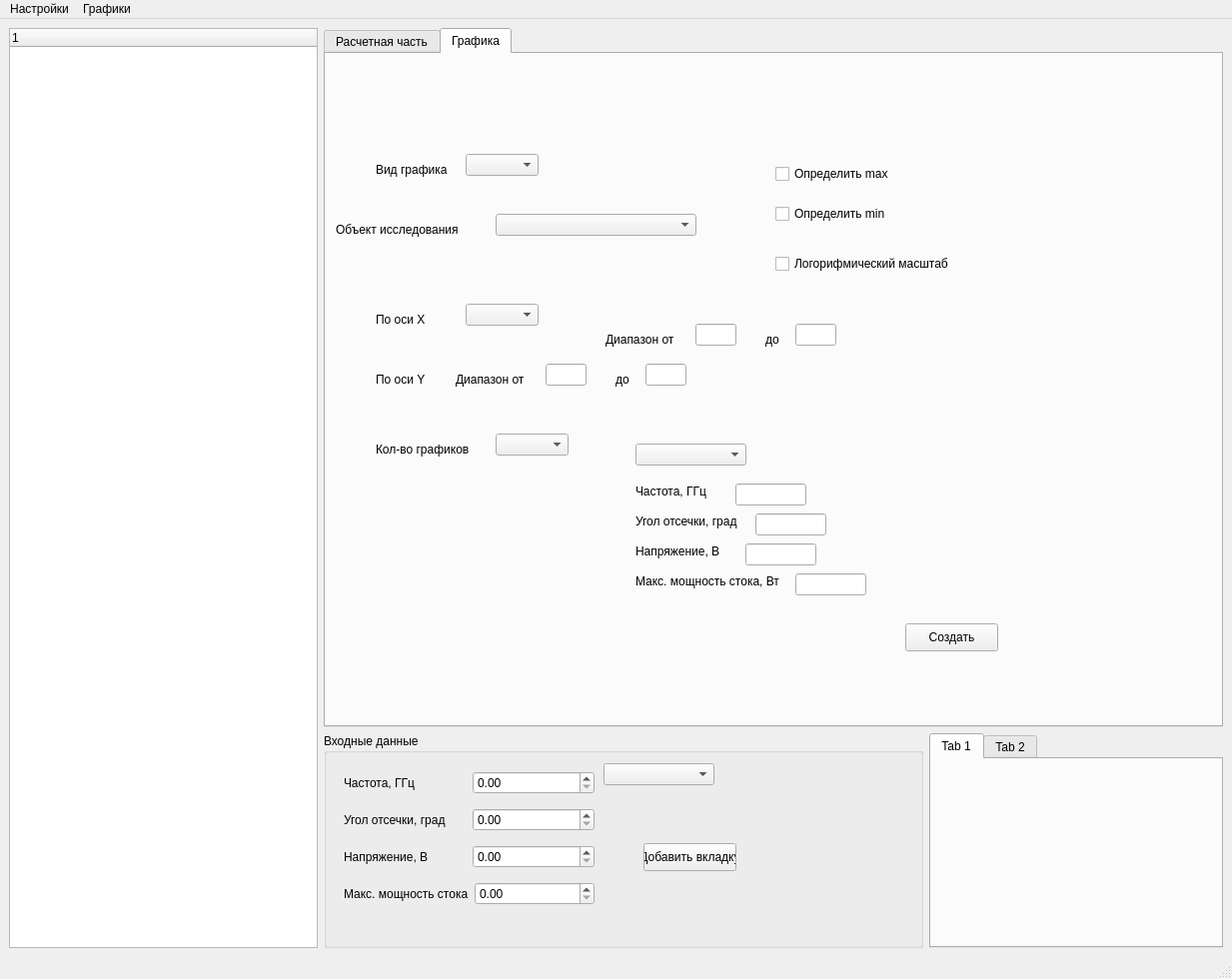
<?xml version="1.0" encoding="UTF-8"?>
<ui version="4.0">
 <class>MainWindow</class>
 <widget class="QMainWindow" name="MainWindow">
  <property name="geometry">
   <rect>
    <x>0</x>
    <y>0</y>
    <width>1233</width>
    <height>980</height>
   </rect>
  </property>
  <property name="windowTitle">
   <string>ShottkiLab</string>
  </property>
  <widget class="QWidget" name="centralwidget">
   <layout class="QHBoxLayout" name="horizontalLayout_3">
    <item>
     <layout class="QHBoxLayout" name="horizontalLayout_2">
      <item>
       <widget class="QTreeWidget" name="treeWidget">
        <property name="minimumSize">
         <size>
          <width>300</width>
          <height>0</height>
         </size>
        </property>
        <property name="maximumSize">
         <size>
          <width>500</width>
          <height>16777215</height>
         </size>
        </property>
        <column>
         <property name="text">
          <string notr="true">1</string>
         </property>
        </column>
       </widget>
      </item>
      <item>
       <layout class="QVBoxLayout" name="verticalLayout">
        <item>
         <widget class="QTabWidget" name="tabWidget">
          <property name="minimumSize">
           <size>
            <width>900</width>
            <height>700</height>
           </size>
          </property>
          <property name="maximumSize">
           <size>
            <width>100000</width>
            <height>100000</height>
           </size>
          </property>
          <property name="currentIndex">
           <number>1</number>
          </property>
          <property name="documentMode">
           <bool>false</bool>
          </property>
          <property name="tabsClosable">
           <bool>false</bool>
          </property>
          <property name="movable">
           <bool>true</bool>
          </property>
          <property name="tabBarAutoHide">
           <bool>false</bool>
          </property>
          <widget class="QWidget" name="tab">
           <attribute name="title">
            <string>Расчетная часть</string>
           </attribute>
           <layout class="QHBoxLayout" name="horizontalLayout_4">
            <item>
             <widget class="QListWidget" name="listWidget">
              <property name="font">
               <font>
                <family>Arial</family>
                <pointsize>11</pointsize>
               </font>
              </property>
              <property name="layoutDirection">
               <enum>Qt::LeftToRight</enum>
              </property>
             </widget>
            </item>
           </layout>
          </widget>
          <widget class="QWidget" name="tab_2">
           <attribute name="title">
            <string>Графика</string>
           </attribute>
           <widget class="QLabel" name="label_5">
            <property name="geometry">
             <rect>
              <x>50</x>
              <y>100</y>
              <width>81</width>
              <height>31</height>
             </rect>
            </property>
            <property name="text">
             <string>Вид графика</string>
            </property>
           </widget>
           <widget class="QComboBox" name="comboBox_2">
            <property name="geometry">
             <rect>
              <x>140</x>
              <y>100</y>
              <width>73</width>
              <height>22</height>
             </rect>
            </property>
           </widget>
           <widget class="QComboBox" name="comboBox_3">
            <property name="geometry">
             <rect>
              <x>140</x>
              <y>250</y>
              <width>73</width>
              <height>22</height>
             </rect>
            </property>
           </widget>
           <widget class="QLabel" name="label_6">
            <property name="geometry">
             <rect>
              <x>50</x>
              <y>250</y>
              <width>81</width>
              <height>31</height>
             </rect>
            </property>
            <property name="text">
             <string>По оси Х</string>
            </property>
           </widget>
           <widget class="QLabel" name="label_7">
            <property name="geometry">
             <rect>
              <x>50</x>
              <y>310</y>
              <width>81</width>
              <height>31</height>
             </rect>
            </property>
            <property name="text">
             <string>По оси Y</string>
            </property>
           </widget>
           <widget class="QCheckBox" name="checkBox">
            <property name="geometry">
             <rect>
              <x>450</x>
              <y>110</y>
              <width>131</width>
              <height>20</height>
             </rect>
            </property>
            <property name="text">
             <string>Определить max</string>
            </property>
           </widget>
           <widget class="QCheckBox" name="checkBox_2">
            <property name="geometry">
             <rect>
              <x>450</x>
              <y>150</y>
              <width>131</width>
              <height>20</height>
             </rect>
            </property>
            <property name="text">
             <string>Определить min</string>
            </property>
           </widget>
           <widget class="QCheckBox" name="checkBox_3">
            <property name="geometry">
             <rect>
              <x>450</x>
              <y>200</y>
              <width>191</width>
              <height>20</height>
             </rect>
            </property>
            <property name="text">
             <string>Логорифмический масштаб</string>
            </property>
           </widget>
           <widget class="QComboBox" name="comboBox_5">
            <property name="geometry">
             <rect>
              <x>170</x>
              <y>380</y>
              <width>73</width>
              <height>22</height>
             </rect>
            </property>
           </widget>
           <widget class="QLabel" name="label_8">
            <property name="geometry">
             <rect>
              <x>50</x>
              <y>380</y>
              <width>111</width>
              <height>31</height>
             </rect>
            </property>
            <property name="text">
             <string>Кол-во графиков</string>
            </property>
           </widget>
           <widget class="QComboBox" name="comboBox_6">
            <property name="geometry">
             <rect>
              <x>170</x>
              <y>160</y>
              <width>201</width>
              <height>22</height>
             </rect>
            </property>
           </widget>
           <widget class="QLabel" name="label_9">
            <property name="geometry">
             <rect>
              <x>10</x>
              <y>160</y>
              <width>141</width>
              <height>31</height>
             </rect>
            </property>
            <property name="text">
             <string>Объект исследования</string>
            </property>
           </widget>
           <widget class="QLabel" name="label_10">
            <property name="geometry">
             <rect>
              <x>280</x>
              <y>270</y>
              <width>81</width>
              <height>31</height>
             </rect>
            </property>
            <property name="text">
             <string>Диапазон от</string>
            </property>
           </widget>
           <widget class="QLineEdit" name="lineEdit">
            <property name="geometry">
             <rect>
              <x>370</x>
              <y>270</y>
              <width>41</width>
              <height>22</height>
             </rect>
            </property>
           </widget>
           <widget class="QLineEdit" name="lineEdit_2">
            <property name="geometry">
             <rect>
              <x>470</x>
              <y>270</y>
              <width>41</width>
              <height>22</height>
             </rect>
            </property>
           </widget>
           <widget class="QLabel" name="label_11">
            <property name="geometry">
             <rect>
              <x>440</x>
              <y>270</y>
              <width>21</width>
              <height>31</height>
             </rect>
            </property>
            <property name="text">
             <string>до</string>
            </property>
           </widget>
           <widget class="QLineEdit" name="lineEdit_3">
            <property name="geometry">
             <rect>
              <x>220</x>
              <y>310</y>
              <width>41</width>
              <height>22</height>
             </rect>
            </property>
           </widget>
           <widget class="QLineEdit" name="lineEdit_4">
            <property name="geometry">
             <rect>
              <x>320</x>
              <y>310</y>
              <width>41</width>
              <height>22</height>
             </rect>
            </property>
           </widget>
           <widget class="QLabel" name="label_12">
            <property name="geometry">
             <rect>
              <x>130</x>
              <y>310</y>
              <width>81</width>
              <height>31</height>
             </rect>
            </property>
            <property name="text">
             <string>Диапазон от</string>
            </property>
           </widget>
           <widget class="QLabel" name="label_13">
            <property name="geometry">
             <rect>
              <x>290</x>
              <y>310</y>
              <width>21</width>
              <height>31</height>
             </rect>
            </property>
            <property name="text">
             <string>до</string>
            </property>
           </widget>
           <widget class="QPushButton" name="pushButton_2">
            <property name="geometry">
             <rect>
              <x>580</x>
              <y>570</y>
              <width>93</width>
              <height>28</height>
             </rect>
            </property>
            <property name="text">
             <string>Создать</string>
            </property>
           </widget>
           <widget class="QLabel" name="label_14">
            <property name="geometry">
             <rect>
              <x>310</x>
              <y>430</y>
              <width>91</width>
              <height>16</height>
             </rect>
            </property>
            <property name="text">
             <string>Частота, ГГц</string>
            </property>
           </widget>
           <widget class="QLabel" name="label_15">
            <property name="geometry">
             <rect>
              <x>310</x>
              <y>460</y>
              <width>131</width>
              <height>16</height>
             </rect>
            </property>
            <property name="text">
             <string>Угол отсечки, град</string>
            </property>
           </widget>
           <widget class="QLabel" name="label_27">
            <property name="geometry">
             <rect>
              <x>310</x>
              <y>490</y>
              <width>91</width>
              <height>16</height>
             </rect>
            </property>
            <property name="text">
             <string>Напряжение, В</string>
            </property>
           </widget>
           <widget class="QLabel" name="label_28">
            <property name="geometry">
             <rect>
              <x>310</x>
              <y>520</y>
              <width>161</width>
              <height>16</height>
             </rect>
            </property>
            <property name="text">
             <string>Макс. мощность стока, Вт</string>
            </property>
           </widget>
           <widget class="QLineEdit" name="lineEdit_9">
            <property name="geometry">
             <rect>
              <x>410</x>
              <y>430</y>
              <width>71</width>
              <height>22</height>
             </rect>
            </property>
           </widget>
           <widget class="QLineEdit" name="lineEdit_10">
            <property name="geometry">
             <rect>
              <x>430</x>
              <y>460</y>
              <width>71</width>
              <height>22</height>
             </rect>
            </property>
           </widget>
           <widget class="QLineEdit" name="lineEdit_11">
            <property name="geometry">
             <rect>
              <x>420</x>
              <y>490</y>
              <width>71</width>
              <height>22</height>
             </rect>
            </property>
           </widget>
           <widget class="QLineEdit" name="lineEdit_12">
            <property name="geometry">
             <rect>
              <x>470</x>
              <y>520</y>
              <width>71</width>
              <height>22</height>
             </rect>
            </property>
           </widget>
           <widget class="QComboBox" name="comboBox_10">
            <property name="geometry">
             <rect>
              <x>310</x>
              <y>390</y>
              <width>111</width>
              <height>22</height>
             </rect>
            </property>
           </widget>
          </widget>
         </widget>
        </item>
        <item>
         <layout class="QHBoxLayout" name="horizontalLayout">
          <item>
           <widget class="QGroupBox" name="groupBox">
            <property name="minimumSize">
             <size>
              <width>600</width>
              <height>0</height>
             </size>
            </property>
            <property name="title">
             <string>Входные данные</string>
            </property>
            <widget class="QComboBox" name="comboBox">
             <property name="geometry">
              <rect>
               <x>280</x>
               <y>30</y>
               <width>111</width>
               <height>22</height>
              </rect>
             </property>
            </widget>
            <widget class="QWidget" name="layoutWidget">
             <property name="geometry">
              <rect>
               <x>20</x>
               <y>30</y>
               <width>251</width>
               <height>151</height>
              </rect>
             </property>
             <layout class="QVBoxLayout" name="verticalLayout_2">
              <item>
               <layout class="QHBoxLayout" name="horizontalLayout_5">
                <item>
                 <widget class="QLabel" name="label">
                  <property name="text">
                   <string>Частота, ГГц</string>
                  </property>
                 </widget>
                </item>
                <item>
                 <widget class="QDoubleSpinBox" name="doubleSpinBox"/>
                </item>
               </layout>
              </item>
              <item>
               <layout class="QHBoxLayout" name="horizontalLayout_8">
                <item>
                 <widget class="QLabel" name="label_4">
                  <property name="text">
                   <string>Угол отсечки, град</string>
                  </property>
                 </widget>
                </item>
                <item>
                 <widget class="QDoubleSpinBox" name="doubleSpinBox_4"/>
                </item>
               </layout>
              </item>
              <item>
               <layout class="QHBoxLayout" name="horizontalLayout_6">
                <item>
                 <widget class="QLabel" name="label_2">
                  <property name="text">
                   <string>Напряжение, В</string>
                  </property>
                 </widget>
                </item>
                <item>
                 <widget class="QDoubleSpinBox" name="doubleSpinBox_2"/>
                </item>
               </layout>
              </item>
              <item>
               <layout class="QHBoxLayout" name="horizontalLayout_7">
                <item>
                 <widget class="QLabel" name="label_3">
                  <property name="text">
                   <string>Макс. мощность стока</string>
                  </property>
                 </widget>
                </item>
                <item>
                 <widget class="QDoubleSpinBox" name="doubleSpinBox_3"/>
                </item>
               </layout>
              </item>
             </layout>
            </widget>
            <widget class="QPushButton" name="pushButton">
             <property name="geometry">
              <rect>
               <x>320</x>
               <y>110</y>
               <width>93</width>
               <height>28</height>
              </rect>
             </property>
             <property name="text">
              <string>Добавить вкладку</string>
             </property>
            </widget>
           </widget>
          </item>
          <item>
           <widget class="QTabWidget" name="tabWidget_2">
            <property name="maximumSize">
             <size>
              <width>16777215</width>
              <height>16777215</height>
             </size>
            </property>
            <widget class="QWidget" name="tab_3">
             <attribute name="title">
              <string>Tab 1</string>
             </attribute>
            </widget>
            <widget class="QWidget" name="tab_4">
             <attribute name="title">
              <string>Tab 2</string>
             </attribute>
            </widget>
           </widget>
          </item>
         </layout>
        </item>
       </layout>
      </item>
     </layout>
    </item>
   </layout>
  </widget>
  <widget class="QMenuBar" name="menubar">
   <property name="geometry">
    <rect>
     <x>0</x>
     <y>0</y>
     <width>1233</width>
     <height>26</height>
    </rect>
   </property>
   <widget class="QMenu" name="menu">
    <property name="title">
     <string>Настройки</string>
    </property>
    <addaction name="action"/>
    <addaction name="action_2"/>
   </widget>
   <widget class="QMenu" name="menu_2">
    <property name="title">
     <string>Графики</string>
    </property>
    <addaction name="action_3"/>
    <addaction name="action_4"/>
    <addaction name="action_5"/>
   </widget>
   <addaction name="menu"/>
   <addaction name="menu_2"/>
  </widget>
  <widget class="QStatusBar" name="statusbar"/>
  <action name="action">
   <property name="text">
    <string>База данных транзисторов</string>
   </property>
  </action>
  <action name="action_2">
   <property name="text">
    <string>Изменить параметры транзистора</string>
   </property>
  </action>
  <action name="action_3">
   <property name="text">
    <string>Коэффициенты разложения косинусоидального импульса тока</string>
   </property>
  </action>
  <action name="action_4">
   <property name="text">
    <string>Коэффициенты гамма</string>
   </property>
  </action>
  <action name="action_5">
   <property name="text">
    <string>Создать график</string>
   </property>
  </action>
 </widget>
 <resources/>
 <connections/>
</ui>
